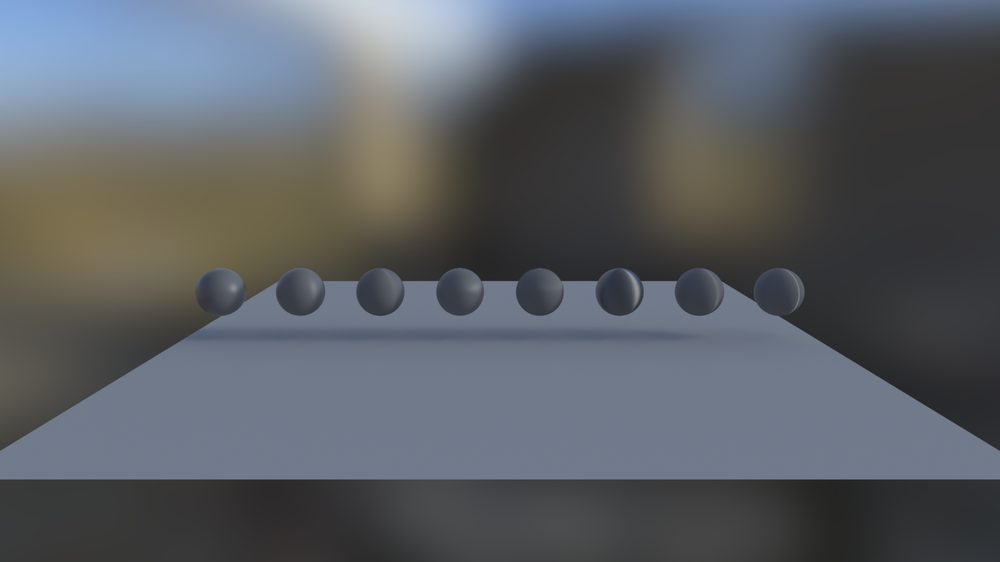
#> input picture calib/references/iray/Calib-Aniso.png, 1000 x 562 px, shrunk from 1920 x 1080 before the run
$ python bump-tilt.py ../../calib/references/iray/Calib-Aniso.png ../../calib/references/iray/Calib-ArchGlass.png ../../calib/references/iray/Calib-ArchGlass.png
#> lines starting #> are read from the running program, lines starting #| are printed output that depends on the picture; after the words box and inside, x2 and y2 are one past the last pixel; in counts of white or black regions, pixels touching at a corner belong together
#!/usr/bin/env python3
"""How far a bump tilts the normal, per sphere (#75): the angle between two
Info-kernel shading-normal renders (scripts/dev/octane-probe-bumptilt.lua),
without and with bump mapping, RMS over each sphere's inner disc (radius
0.7, to keep the grazing rim out).

  python3 scripts/dev/bump-tilt.py <flat.png> <bump.png> [label]

Spheres: the connected runs of columns whose normals differ from the
ground's (straight up), left to right. Prints one RMS tilt (degrees) each.
"""
import sys
if len(sys.argv) < 3 or sys.argv[1] in ('-h', '--help'):
    print(__doc__)
    sys.exit(0)
import numpy as np
from PIL import Image


def normals(p):
    a = np.asarray(Image.open(p).convert('RGB'), float) / 255 * 2 - 1
    ln = np.linalg.norm(a, axis=-1, keepdims=True)
    return a / np.maximum(ln, 1e-6), ln[..., 0]


(n0, l0), (n1, _) = normals(sys.argv[1]), normals(sys.argv[2])
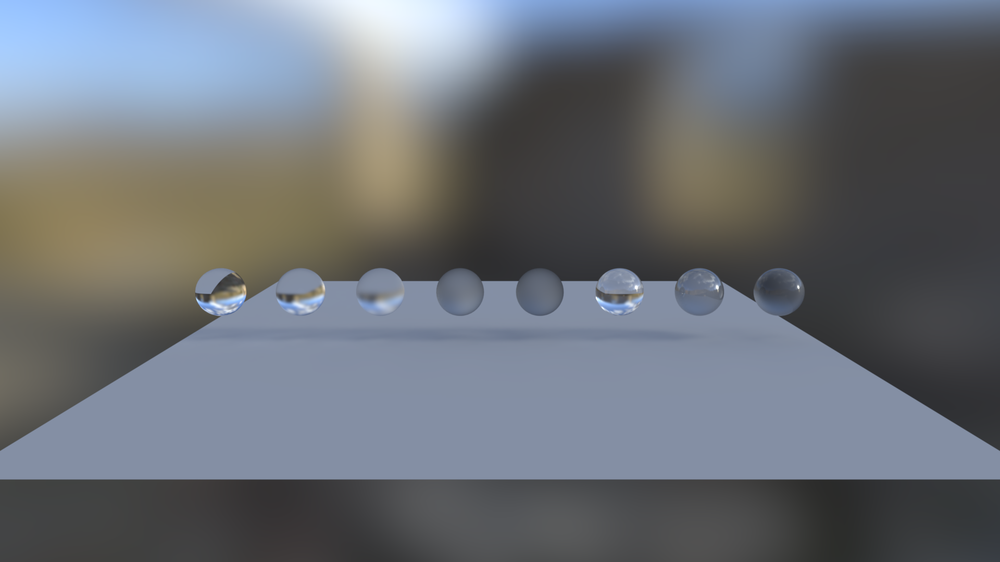
#> input picture calib/references/iray/Calib-ArchGlass.png, 1000 x 562 px, shrunk from 1920 x 1080 before the run
#> in normals (call 2), `ln = np.linalg.norm(a, axis=-1, keepdims=True)`:
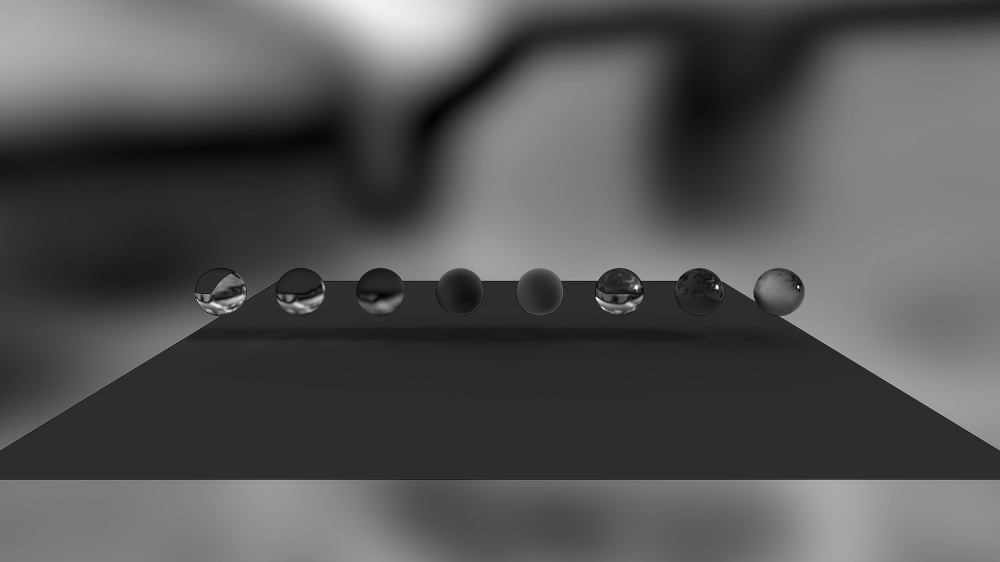
#> ln: shape (562, 1000, 1) float64; min 0.00679, max 1.73, mean 0.578; drawn with min black and max white
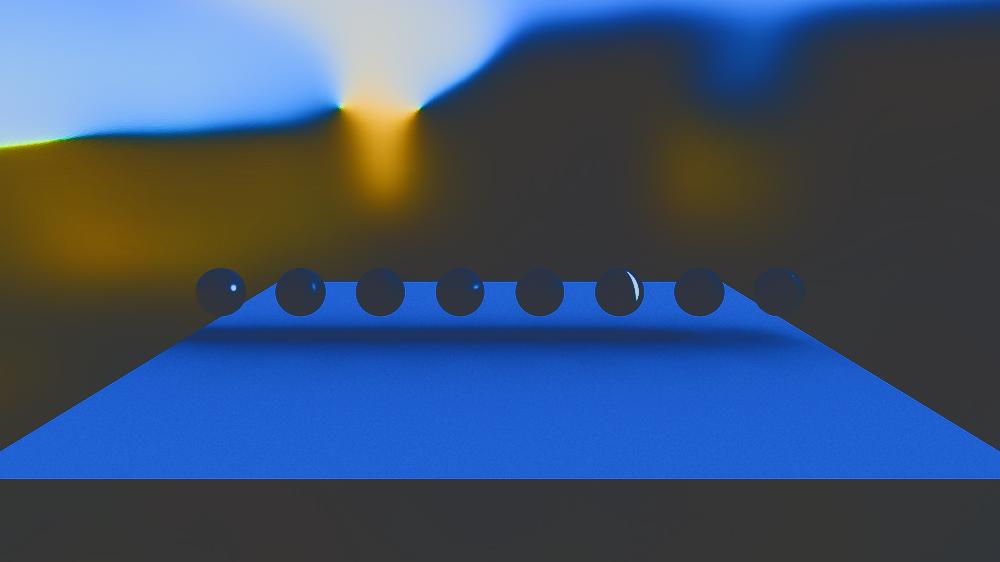
#> n0: shape (562, 1000, 3) float64; mean of channels 0, 1, 2 -0.516, -0.369, -0.148; drawn with min black and max white
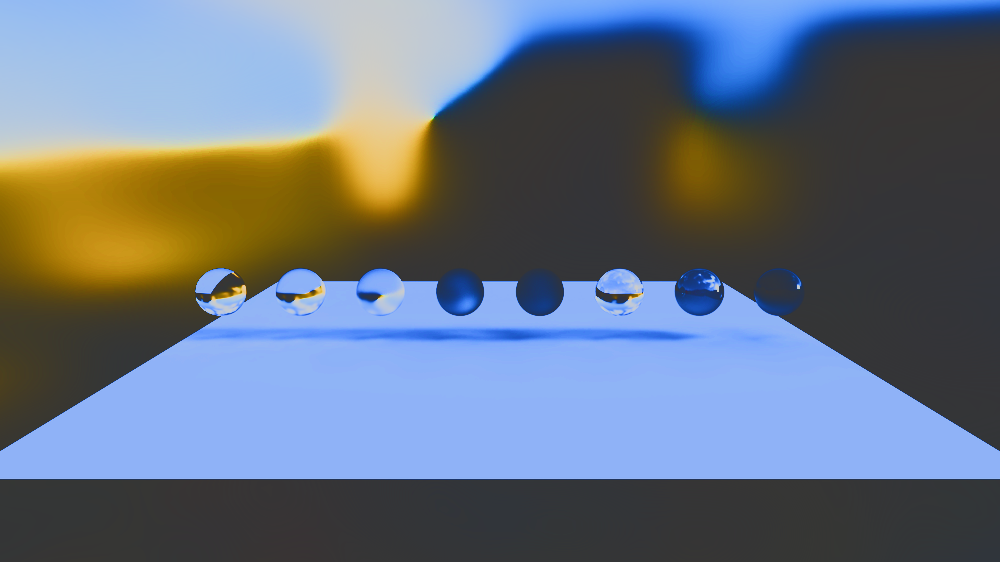
#> n1: shape (562, 1000, 3) float64; mean of channels 0, 1, 2 -0.199, -0.113, 0.00367; drawn with min black and max white
up = np.array([0.0, 1.0, 0.0])
# The ground's normal is straight up, the background has none (grey):
# spheres are where a normal leans away from up.
obj = (n0 @ up < 0.97) & (l0 > 0.5)
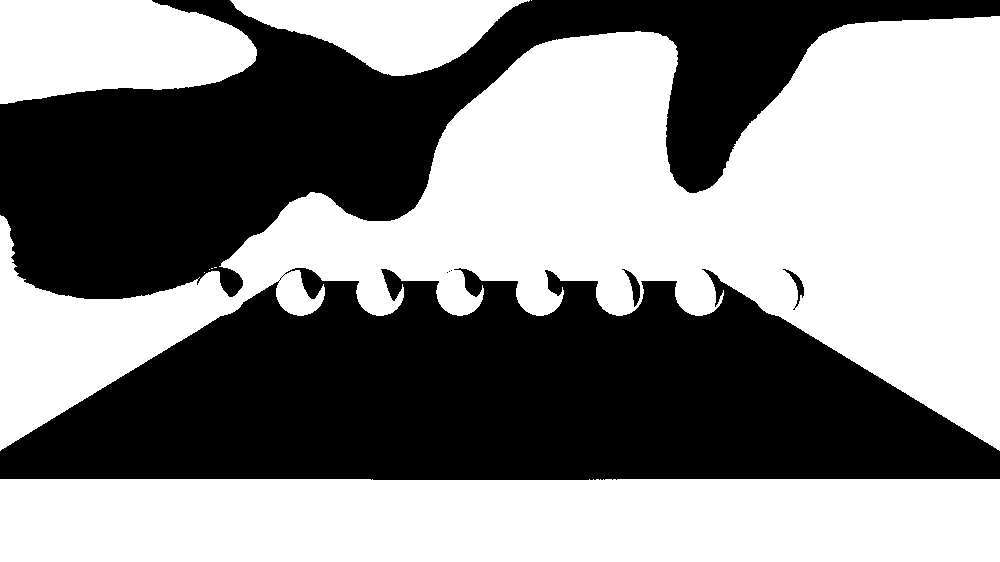
#> obj: shape (562, 1000) bool; 54.2% white; 7 black regions (3 under 20 px), largest, box (x1, y1, x2, y2) and area: (0, 268, 1000, 480) 143958, (0, 0, 1000, 299) 112986, (622, 269, 640, 307) 235, (783, 269, 804, 310) 197
cols = obj.sum(0) > 6
spheres, x = [], 0
while x < len(cols):
    if cols[x]:
        x0 = x
        while x < len(cols) and cols[x]:
            x += 1
        if x - x0 > 10:
            ys = np.nonzero(obj[:, x0:x].sum(1) > 2)[0]
            spheres.append(((x0 + x - 1) / 2, (ys.min() + ys.max()) / 2, (x - x0) / 2))
    x += 1
#> this loop made 1 pass
#> (x0, x) on pass 1: (0, 1001)
#> after the loop, spheres = [(499.5, 280.5, 500)]; x = 1001
yy, xx = np.mgrid[0:n0.shape[0], 0:n0.shape[1]]
ang = np.degrees(np.arccos(np.clip((n0 * n1).sum(-1), -1, 1)))
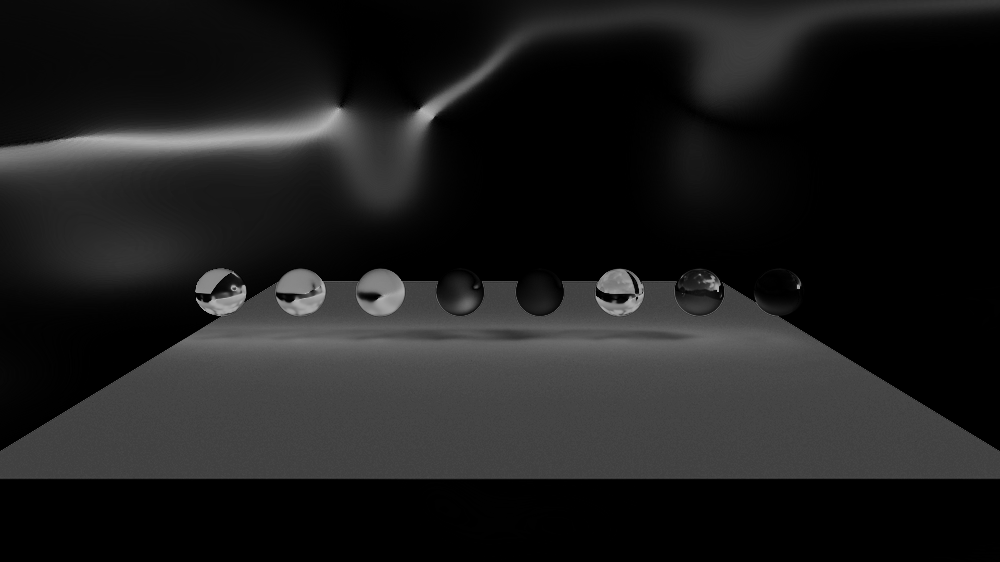
#> ang: shape (562, 1000) float64; min 0, max 180, mean 29.8
out = []
for cx, cy, r in spheres:
    m = (xx - cx) ** 2 + (yy - cy) ** 2 < (0.7 * r) ** 2
    out.append(np.sqrt((ang[m] ** 2).mean()))
#> this loop made 1 pass
#> pass 1, `m = (xx - cx) ** 2 + (yy - cy) ** 2 < (0.7 * r) ** 2`:
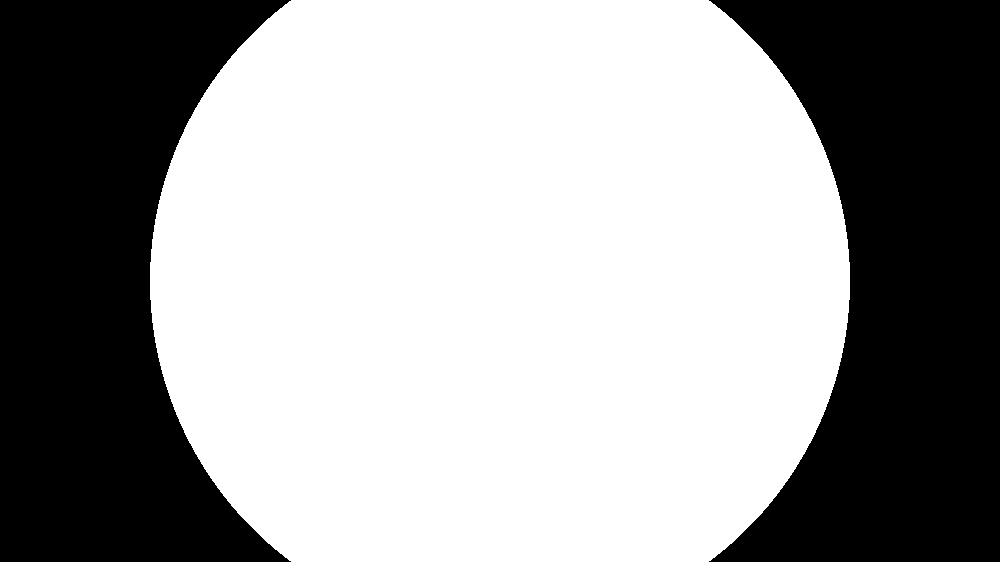
#> m: shape (562, 1000) bool; 61.5% white; 2 black regions, box (x1, y1, x2, y2) and area: (0, 0, 291, 562) 108190, (709, 0, 1000, 562) 108190
#> after the loop, out = [52.43]
print('spheres (x, y, r):', [(round(a), round(b), round(c)) for a, b, c in spheres], file=sys.stderr)
print(f'{sys.argv[3] if len(sys.argv) > 3 else "tilt":10}', ' '.join(f'{t:6.2f}' for t in out))
#| ../../calib/references/iray/Calib-ArchGlass.png  52.43
